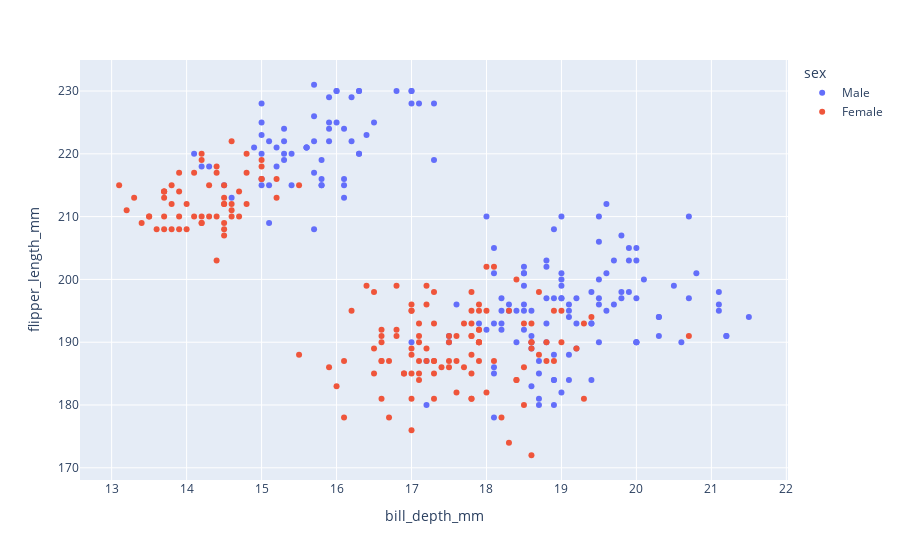

Notebook cell for this chart:
### Code cell
fig = px.scatter(dataset, x='bill_depth_mm', y='flipper_length_mm', color='sex')
fig.show()

### Figure 1 — Plotly figure (JSON) as saved in the notebook; plotly's stock layout.template omitted (floating-point values rounded to 4 significant figures; data arrays with more than 128 entries replaced by an {"elided": "..."} marker saying what was removed)
{"data": [{"hovertemplate": "sex=Male<br>bill_depth_mm=%{x}<br>flipper_length_mm=%{y}<extra></extra>", "legendgroup": "Male", "marker": {"color": "#636efa", "symbol": "circle"}, "mode": "markers", "name": "Male", "orientation": "v", "showlegend": true, "type": "scatter", "x": {"elided": "168 float values"}, "xaxis": "x", "y": {"elided": "168 int values"}, "yaxis": "y"}, {"hovertemplate": "sex=Female<br>bill_depth_mm=%{x}<br>flipper_length_mm=%{y}<extra></extra>", "legendgroup": "Female", "marker": {"color": "#EF553B", "symbol": "circle"}, "mode": "markers", "name": "Female", "orientation": "v", "showlegend": true, "type": "scatter", "x": {"elided": "165 float values"}, "xaxis": "x", "y": {"elided": "165 int values"}, "yaxis": "y"}], "layout": {"legend": {"title": {"text": "sex"}, "tracegroupgap": 0}, "margin": {"t": 60}, "xaxis": {"anchor": "y", "domain": [0, 1], "title": {"text": "bill_depth_mm"}}, "yaxis": {"anchor": "x", "domain": [0, 1], "title": {"text": "flipper_length_mm"}}}}
